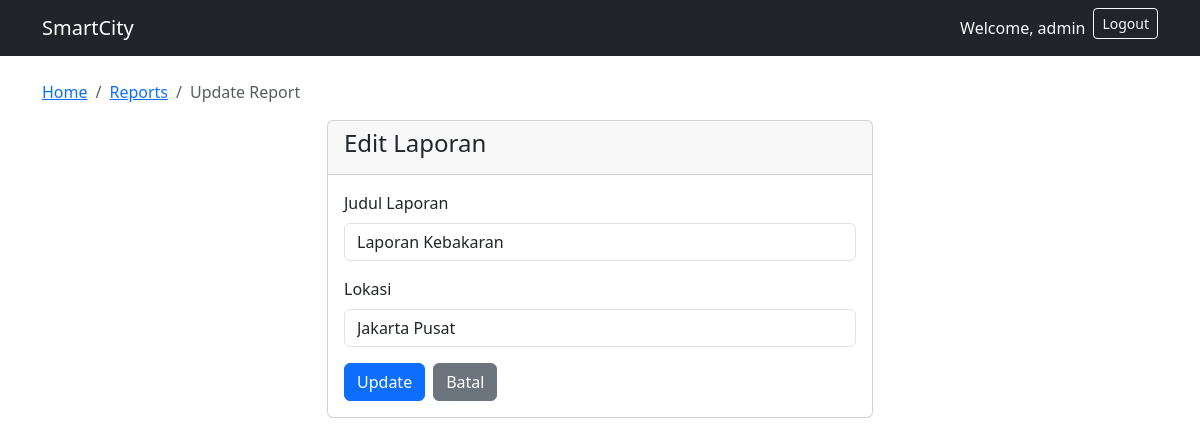
Page /main/update/1/ (signed in) on the committed database.
### usermanagement_24782077/models.py (models this page shows, shortened)
class User(AbstractUser):
    is_admin = models.BooleanField(default=False)
    is_member = models.BooleanField(default=True)

### main_app/models.py (models this page shows, shortened)
class Report(models.Model):
    STATUS_CHOICES = [
        ('REPORTED', 'REPORTED'),
        ('VERIFIED', 'VERIFIED'),
        ('IN_PROGRESS', 'IN_PROGRESS'),
        ('RESOLVED', 'RESOLVED'),
    ]
    title = models.CharField(max_length=100)
    location = models.CharField(max_length=100)
    status = models.CharField(max_length=20, choices=STATUS_CHOICES)

### main_app/views.py (the view)
    def wrapper(request, *args, **kwargs):
        if not request.user.is_authenticated:
            messages.error(request, "Silakan login terlebih dahulu.")
            return redirect('login')
        if not request.user.is_admin:
            messages.error(request, "Akses Ditolak! Hanya Admin yang dapat mengakses fitur ini.")
            return redirect('main_app:reports_list')
        return view_func(request, *args, **kwargs)

### main_app/views.py (called while the page is built)
def admin_required(view_func):
    def wrapper(request, *args, **kwargs):
        if not request.user.is_authenticated:
            messages.error(request, "Silakan login terlebih dahulu.")
            return redirect('login')
        if not request.user.is_admin:
            messages.error(request, "Akses Ditolak! Hanya Admin yang dapat mengakses fitur ini.")
            return redirect('main_app:reports_list')
        return view_func(request, *args, **kwargs)
    return wrapper

@admin_required
def update_report(request, report_id):
    report = get_object_or_404(Report, id=report_id)
    if request.method == 'POST':
        report.title = request.POST.get('title')
        report.location = request.POST.get('location')
        report.save()
        messages.success(request, "Data laporan berhasil diubah.")
        return redirect('main_app:reports_list')
    return render(request, 'update_report.html', {'report': report})

### templates/update_report.html (shortened to what this page needs)
{% extends 'base.html' %}
{% block content %}
<nav aria-label="breadcrumb">
  <ol class="breadcrumb">
    <li class="breadcrumb-item"><a href="/">Home</a></li>
    <li class="breadcrumb-item"><a href="{% url 'main_app:reports_list' %}">Reports</a></li>
    <li class="breadcrumb-item active">Update Report</li>
  </ol>
</nav>
<div class="row justify-content-center">
    <div class="col-md-6">
        <div class="card">
            <div class="card-header">
                <h4> Edit Laporan</h4>
            </div>
            <div class="card-body">
                <form method="post">
                    <div class="mb-3">
                        <label for="id_title" class="form-label">Judul Laporan</label>
                        <input type="text" name="title" id="id_title" class="form-control" value="{{ report.title }}" required>
                    </div>
                    <div class="mb-3">
                        <label for="id_location" class="form-label">Lokasi</label>
                        <input type="text" name="location" id="id_location" class="form-control" value="{{ report.location }}" required>
                    </div>
                    <div class="d-flex gap-2">
                        <button type="submit" class="btn btn-primary">Update</button>
                        <a href="{% url 'main_app:reports_list' %}" class="btn btn-secondary">Batal</a>
                    </div>
                </form>
            </div>
        </div>
    </div>
</div>
{% endblock %}

### templates/base.html (shortened to what this page needs)
<!DOCTYPE html>
<html lang="en">
<head>
    <link href="https://cdn.jsdelivr.net/npm/bootstrap@5.3.0/dist/css/bootstrap.min.css" rel="stylesheet">
</head>
<body>
    <nav class="navbar navbar-expand-lg navbar-dark bg-dark">
        <div class="container">
            <a class="navbar-brand" href="#">SmartCity</a>
            <div class="navbar-nav ms-auto">
                {% if user.is_authenticated %}
                    <span class="nav-link text-light">Welcome, {{ user.username }}</span>
                    <form action="{% url 'logout' %}" method="post" class="d-inline">
                        <button type="submit" class="btn btn-outline-light btn-sm">Logout</button>
                    </form>
                {% else %}
                    <a class="nav-link" href="{% url 'login' %}">Login</a>
                    <a class="nav-link" href="{% url 'register' %}">Register</a>
                {% endif %}
            </div>
        </div>
    </nav>
    <div class="container mt-4">
        {% block content %}{% endblock %}
    </div>
</body>
</html>

### rows in the picture
User: username "admin"
Report: title "Laporan Kebakaran", location "Jakarta Pusat"
